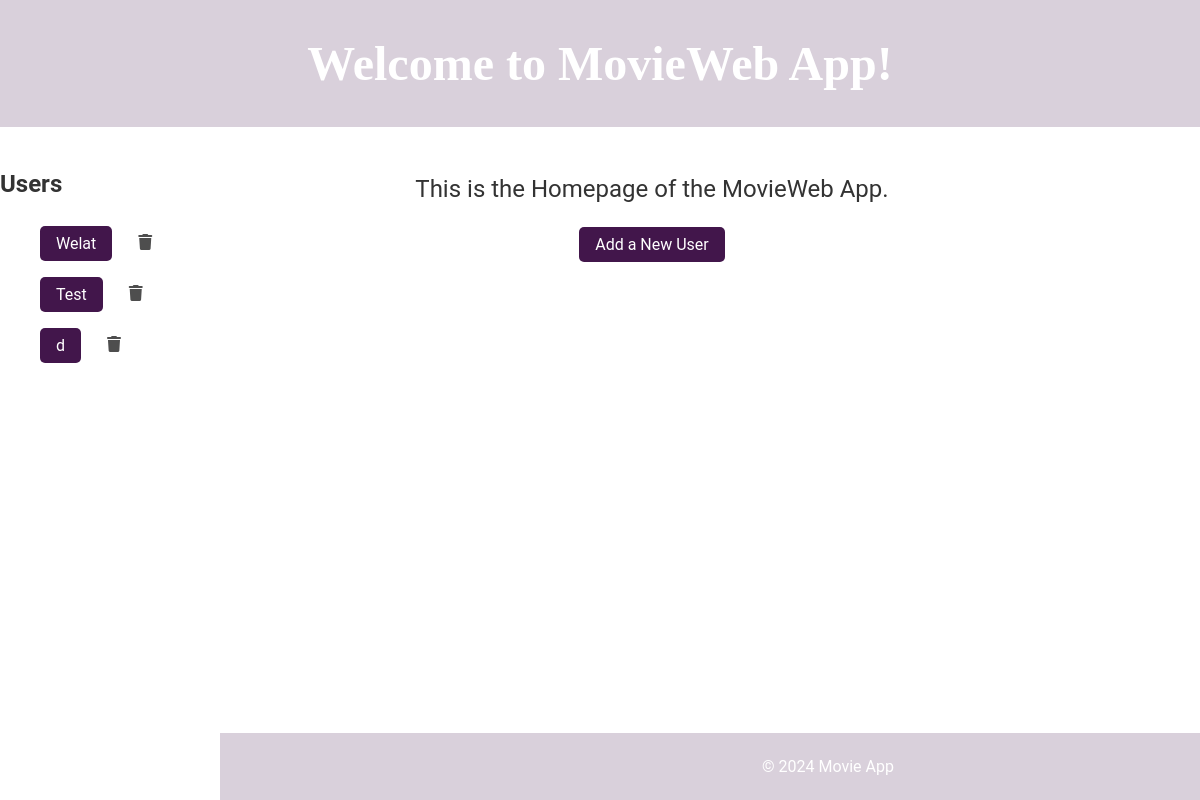
The page / on the database its author committed.
### datamanager/sqlite_data_manager.py (models this page shows)
class User(db.Model):
    __tablename__ = "users"
    id = db.Column(db.String, primary_key=True)
    name = db.Column(db.String)

### app.py (the view)
@app.route("/")
def home():
    users = User.query.all()
    return render_template("home.html", users=users)

### templates/home.html (shortened to what this page needs)
<!DOCTYPE html>
<html lang="en">
  <head>
    <link rel="stylesheet" href="/static/style.css" />
    <link
      rel="stylesheet"
      href="https://cdnjs.cloudflare.com/ajax/libs/font-awesome/6.0.0-beta3/css/all.min.css"
    />
  </head>
  <body>
    <header>
      <h1>Welcome to MovieWeb App!</h1>
    </header>
    <main class="main-content">
      <section>
        <p class="intro-text">This is the Homepage of the MovieWeb App.</p>
        <a href="/add_user" class="button">Add a New User</a>
      </section>
    </main>
    <aside class="user-list">
      <h2>Users</h2>
      <ul>
        {% for user in users %}
        <li class="user-item">
          <a class="button" href="{{ url_for('get_user_movies', user_id=user.id) }}">{{ user.name }}</a>
          <form action="{{ url_for('delete_user', user_id=user.id) }}" method="POST" style="display:inline;">
            <button type="submit" class="delete-btn">
              <i class="fas fa-trash"></i>
            </button>
          </form>
        </li>
        {% else %}
        <li>No users found.</li>
        {% endfor %}
      </ul>
    </aside>
    <footer class="main-content">
      <p>&copy; 2024 Movie App</p>
    </footer>
  </body>
</html>

### static/style.css (style rules this page uses)
body { font-family: 'Roboto', sans-serif; color: #333; margin: 0; padding: 0; background-image: url('https://cdn.prod.website-files.com/6171f1dd89124f43db13392f/622d696097073a255ea91f10_ma-cover.jpg'); background-size: cover; background-position: center center; background-attachment: fixed; }
header { background-color: rgba(66, 22, 75, 0.2); color: white; font-family: 'Brush Script MT', cursive; padding: 0.25rem; text-align: center; }
header h1 { font-size: 3rem; font-weight: 700; }
main { padding: 2rem; max-width: 800px; margin: 0 auto; background-color: rgba(255, 255, 255, 0.7); border-radius: 8px; position: relative; z-index: 1; text-align: center; }
.intro-text { font-size: 1.5rem; font-weight: 400; margin: 1rem 0; }
button, .button { background-color: #42164b; color: white; border: none; padding: 0.5rem 1rem; text-align: center; text-decoration: none; display: inline-block; font-size: 1rem; margin: 0.5rem 0; cursor: pointer; border-radius: 5px; }
footer { background-color: rgba(66, 22, 75, 0.2); color: white; text-align: center; padding: 0.5rem; position: fixed; width: 100%; bottom: 0; z-index: 1; }

### templates/home.html (style rules this page uses)
.user-list { position: fixed; top: 150px; left: 0; width: 200px; padding-right: 20px; }
.main-content { margin-left: 220px; }
.delete-btn { color: rgb(78, 78, 78); background: none; border: none; cursor: pointer; margin-left: 10px; }
.user-item { display: flex; align-items: center; }

### rows shown on the page
User: name "Welat"
User: name "Test"
User: name "d"
